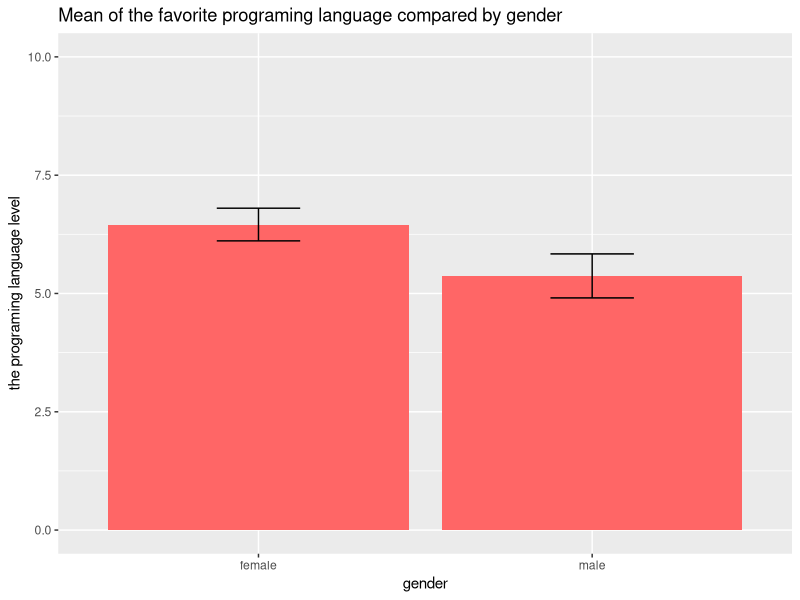
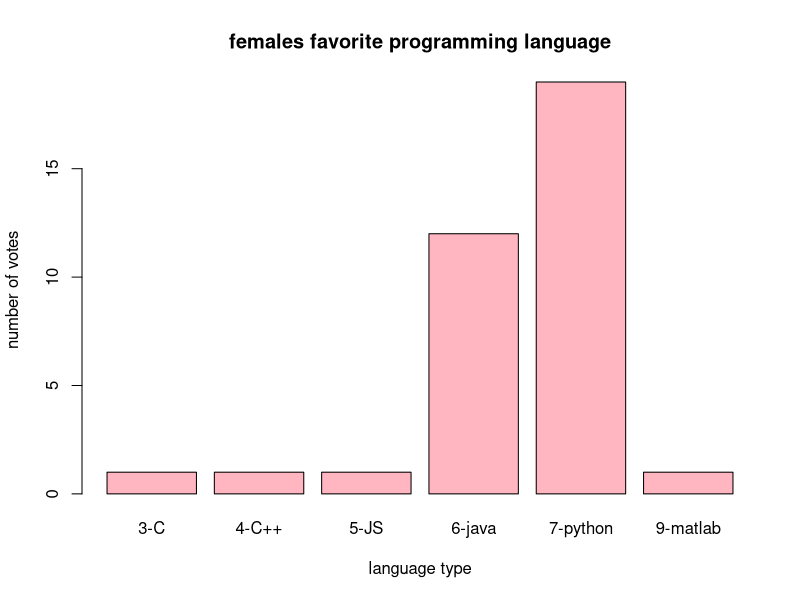
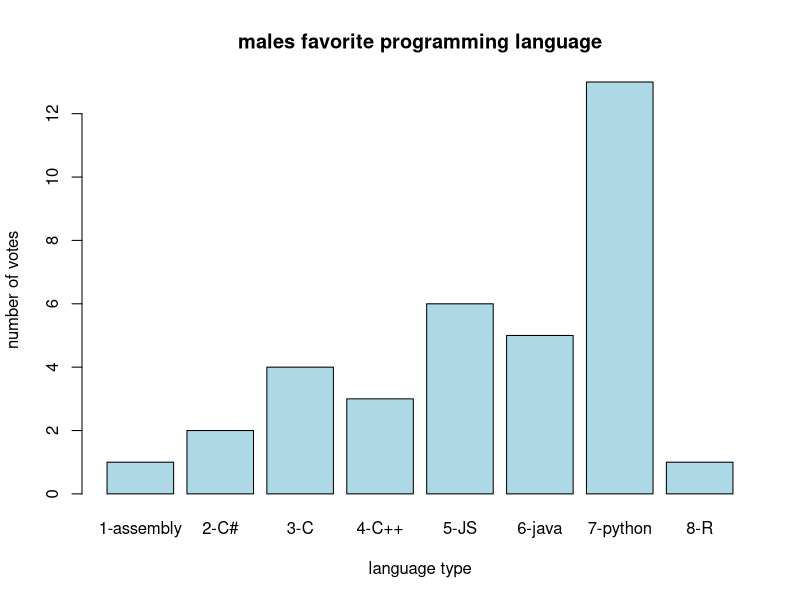

Write the R code that produced these figures, in order.

#question 1:
setwd("C:/Users/Dell/Desktop/school/year2/semester b/reasearch_methods")
# the data
df <- read.csv('favorite_laguage.csv', header = TRUE)
language_female <- df$language.level.female
language_male <- df$language.level.male

# manual t test
n_female = length(language_female)
n_male = length(language_male)
female_mean = mean(language_female)
male_mean = mean(language_male)
male_sd = sqrt(sum((language_male - male_mean)^2)/(n_male-1))
female_sd = sqrt(sum((language_female - female_mean)^2)/(n_female-1))
variance_pooled = ((n_female-1)*female_sd^2+(n_male-1)*male_sd^2)/(n_male+n_female-2)
sd_pooled = sqrt(variance_pooled)
t2=(female_mean-male_mean)/(sd_pooled*sqrt((1/n_female)+(1/n_male)))
pt(t2,n_female+n_male-2)
qt(0.975,df=(n_female+n_male-2))

# Confidence interval
half_conf = (sd_pooled*sqrt((1/n_female)+(1/n_male)))*qt(0.975,df=(n_female+n_male-2))
diff = female_mean - male_mean
min= diff-half_conf
max = diff+half_conf

# auto t test:
t.test(language_female,language_male,
       alternative = c("two.sided"),var.equal=TRUE)

###graph for displaying the results
means=c(female_mean,male_mean)
library("ggplot2")
N=c(n_female,n_male)
sd_each_g_unbias=c(sqrt(female_sd),sqrt(male_sd))
width_conf_g=qt(0.975,N-1)*sd_each_g_unbias / sqrt(N)
errorbars_each=c(female_mean-width_conf_g[1],male_mean-width_conf_g[2],
                 female_mean+width_conf_g[1],male_mean+width_conf_g[2])

ggplot(data=data.frame(means),aes(x=c("female","male"),y=means))+
  geom_bar(stat = "identity",fill = "#FF6666")+  #or geom_col() use by default the values
  xlab("gender")+ylab("the programing language level")+
  ggtitle("Mean of the favorite programing language compared by gender")+
  geom_errorbar(ymin = errorbars_each[1:2], ymax = errorbars_each[3:4], 
                width = 0.25)+ ylim(0,10)

female_favorite <- table(df$favorite.language.female)
barplot(female_favorite, main="females favorite programming language", 
        xlab="language type", ylab="number of votes",col="light pink")
male_favorite <- table(df$favorite.language.male)
barplot(male_favorite, main="males favorite programming language", 
        xlab="language type",ylab="number of votes",col="light blue")

